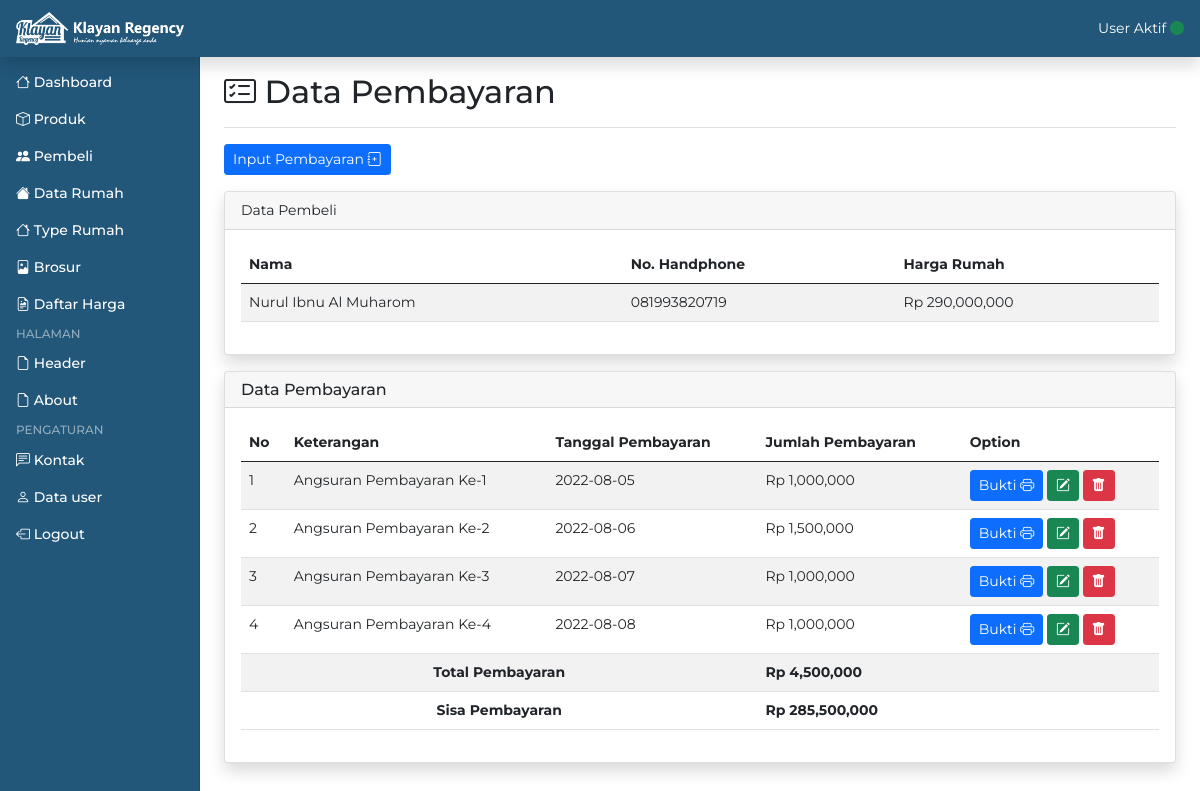
The page /admin/pembayaran.php?id_pembeli=1 (signed in) on the database its author committed.
### tables this page shows
CREATE TABLE `pembeli` (
  `id_pembeli` int(10) NOT NULL,
  `nama` varchar(100) NOT NULL,
  `alamat` text NOT NULL,
  `no_hp` varchar(30) NOT NULL,
  `jumlah_pembayaran` int(30) NOT NULL,
  `type_rumah` int(30) NOT NULL,
  `no_rumah` varchar(30) NOT NULL,
  `foto_ktp` varchar(100) NOT NULL,
  `foto_kk` varchar(100) NOT NULL,
  `foto_suratnikah` varchar(100) NOT NULL,
  `foto_npwp` varchar(100) NOT NULL
);

CREATE TABLE `pembayaran` (
  `id_pembayaran` int(10) NOT NULL,
  `id_pembeli` int(10) NOT NULL,
  `keterangan` varchar(100) NOT NULL,
  `tanggal` date NOT NULL,
  `pembayaran` varchar(30) NOT NULL
);

### admin/pembayaran.php (the view, shortened to what this page needs)
<?php
include 'include/koneksi.php';
$id_pembeli = $_GET['id_pembeli'];
$query = mysqli_query($koneksi, "SELECT * FROM pembeli WHERE id_pembeli='$id_pembeli'");
$row = mysqli_fetch_array($query, MYSQLI_ASSOC);
$sql = mysqli_query($koneksi, "SELECT SUM(pembayaran) AS tot_pembayaran FROM pembayaran WHERE id_pembeli='$id_pembeli'");
while ($data_pembayaran = mysqli_fetch_array($sql, MYSQLI_ASSOC)) {
  $tot_pembayaran = $data_pembayaran['tot_pembayaran'];
}
?>
<!doctype html>
<html lang="en">
  <?php include 'include/head.php'; ?>
  <body>
    <?php include 'include/header.php'; ?>
    <div class="container-fluid">
      <div class="row">
        <?php include 'include/sidebar.php'; ?>
        <main class="col-md-9 ms-sm-auto col-lg-10 px-md-4">
          <div class="d-flex justify-content-between flex-wrap flex-md-nowrap align-items-center pt-3 pb-2 mb-3 border-bottom">
            <h1 class="h2"><i class="bi bi-card-checklist"></i> Data Pembayaran</h1>
          </div>
          <a href="input_pembayaran.php?id_pembeli=<?= $row['id_pembeli']; ?>" class="btn btn-primary btn-sm">Input Pembayaran <i class="bi bi-journal-plus"></i></a>
          <div class="row my-3">
            <div class="col-md-12">
              <div class="card border-left-primary shadow h-100">
                <div class="card-header">Data Pembeli</div>
                <div class="card-body">
                  <div class="table-responsive">
                    <table class="table table-striped table-md">
                      <thead>
                        <tr>
                          <th>Nama</th>
                          <th>No. Handphone</th>
                          <th>Harga Rumah</th>
                        </tr>
                      </thead>
                      <tbody>
                        <tr>
                          <td><?= $row['nama']; ?></td>
                          <td><?= $row['no_hp']; ?></td>
                          <td>Rp <?= number_format($row['jumlah_pembayaran']); ?></td>
                        </tr>
                      </tbody>
                    </table>
                  </div>
                </div>
              </div>
            </div>
          </div>
          <div class="row my-3">
            <div class="col-md-12">
              <div class="card border-left-primary shadow h-100">
                <h6 class="card-header">Data Pembayaran</h6>
                <div class="card-body">
                  <div class="table-responsive">
                    <table class="table table-striped table-md">
                      <thead>
                        <tr>
                          <th>No</th>
                          <th>Keterangan</th>
                          <th>Tanggal Pembayaran</th>
                          <th>Jumlah Pembayaran</th>
                          <th>Option</th>
                        </tr>
                      </thead>
                      <tbody>
                        <?php
                        $no = 1;
                        $pembayaran = mysqli_query($koneksi, "SELECT * FROM pembayaran WHERE id_pembeli='$id_pembeli'");
                        while($data = mysqli_fetch_array($pembayaran, MYSQLI_ASSOC)) {
                        ?>
                        <tr>
                          <td><?= $no++; ?></td>
                          <td><?= $data['keterangan']; ?></td>
                          <td><?= $data['tanggal']; ?></td>
                          <td>Rp <?= number_format($data['pembayaran']); ?></td>
                          <td>
                            <a href="bukti_pembayaran.php?id_pembayaran=<?= $data['id_pembayaran']; ?>" class="btn btn-sm btn-primary" target="_blank">Bukti <i class="bi bi-printer"></i></a>
                            <a href="edit_pembayaran.php?id_pembayaran=<?= $data['id_pembayaran']; ?>" class="btn btn-sm btn-success"><i class="bi bi-pencil-square"></i></a>
                            <a href="hapus_pembayaran.php?id_pembayaran=<?= $data['id_pembayaran']; ?>" class="btn btn-sm btn-danger" onclick="return confirm('Apakah yakin ingin menghapus data?');"><i class="bi bi-trash-fill"></i></a>
                          </td>
                        </tr>
                        <?php } ?>
                        <tr>
                          <td colspan="3" class="text-center fw-bold">Total Pembayaran</td>
                          <td colspan="2" class="fw-bold">Rp <?= number_format($tot_pembayaran); ?></td>
                        </tr>
                        <tr>
                          <td colspan="3" class="text-center fw-bold">Sisa Pembayaran</td>
                          <td colspan="2" class="fw-bold">
                            <?php
                            $harga_rumah = $row['jumlah_pembayaran'];
                            $saldo = $harga_rumah - $tot_pembayaran;
                            ?>
                            Rp <?= number_format($saldo); ?>
                          </td>
                        </tr>
                      </tbody>
                    </table>
                  </div>
                </div>
              </div>
            </div>
          </div>
        </main>
      </div>
    </div>
  </body>
</html>

### admin/assets/css/style.css (style rules this page uses)
* { font-family: 'Montserrat', sans-serif;; }

### admin/assets/css/dashboard.css (style rules this page uses)
body { font-size: .875rem; }

### rows shown on the page
pembeli: nama "Nurul Ibnu Al Muharom", no_hp "081993820719", jumlah_pembayaran "290,000,000"
pembayaran: keterangan "Angsuran Pembayaran Ke-1", tanggal "2022-08-05", pembayaran "1,000,000"
pembayaran: keterangan "Angsuran Pembayaran Ke-2", tanggal "2022-08-06", pembayaran "1,500,000"
pembayaran: keterangan "Angsuran Pembayaran Ke-3", tanggal "2022-08-07", pembayaran "1,000,000"
pembayaran: keterangan "Angsuran Pembayaran Ke-4", tanggal "2022-08-08", pembayaran "1,000,000"

### other values the page prints
$tot_pembayaran "4,500,000"
$saldo "285,500,000"
